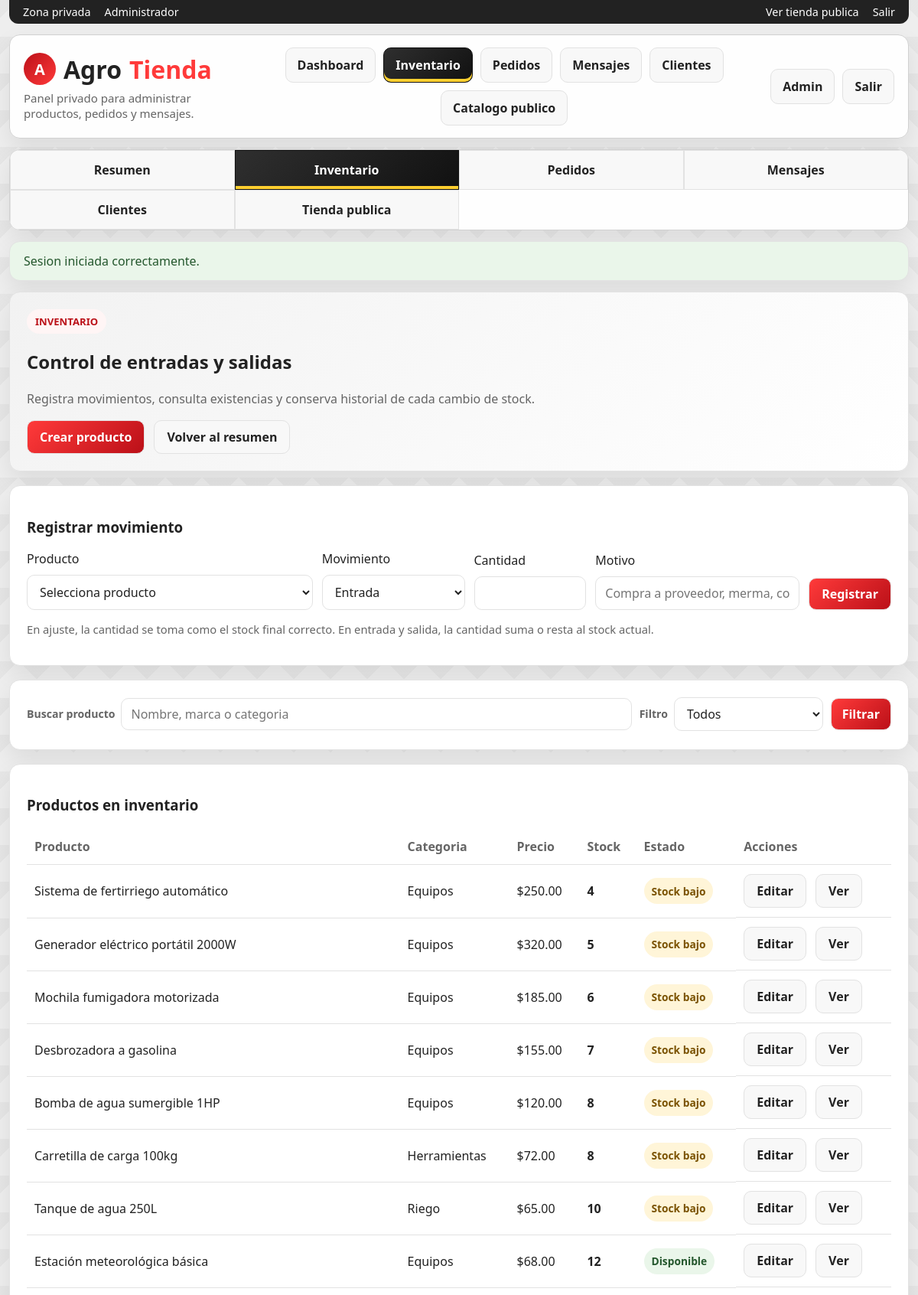
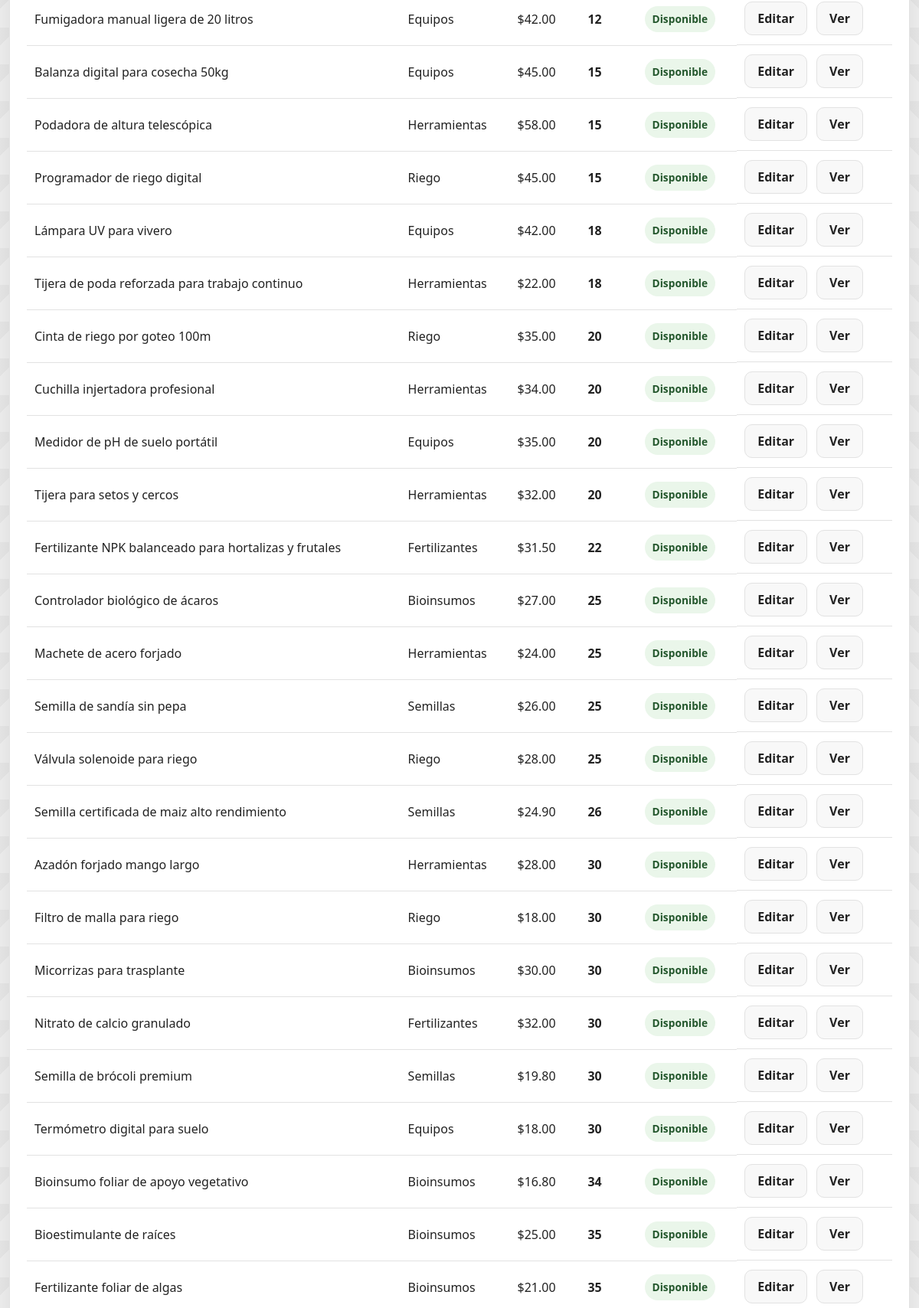
The app's page /admin_inventory.php (signed in, upper part) with its own data (2 pictures, top to bottom).
### tables this page shows
CREATE TABLE products (
            id INTEGER PRIMARY KEY AUTOINCREMENT,
            name TEXT NOT NULL,
            category TEXT NOT NULL,
            brand TEXT NOT NULL,
            price REAL NOT NULL,
            stock INTEGER NOT NULL DEFAULT 0,
            emoji TEXT NOT NULL DEFAULT "🌱",
            short_description TEXT NOT NULL,
            description TEXT NOT NULL
        , image_url TEXT NOT NULL DEFAULT "");

### app/bootstrap.php (called while the page is built, shortened)
<?php
function db(): PDO
{
    static $pdo = null;
    if ($pdo instanceof PDO) {
        return $pdo;
    }
    $pdo = new PDO('sqlite:' . DB_PATH);
    $pdo->setAttribute(PDO::ATTR_ERRMODE, PDO::ERRMODE_EXCEPTION);
    $pdo->setAttribute(PDO::ATTR_DEFAULT_FETCH_MODE, PDO::FETCH_ASSOC);
    $pdo->exec('PRAGMA foreign_keys = ON');
    return $pdo;
}
function money(float $value): string
{
    return '$' . number_format($value, 2);
}
function e(string $value): string
{
    return htmlspecialchars($value, ENT_QUOTES, 'UTF-8');
}

### admin_inventory.php (the view, shortened to what this page needs)
<?php
require_once __DIR__ . '/app/layout.php';
$search = trim((string) ($_GET['q'] ?? ''));
$filter = trim((string) ($_GET['filter'] ?? ''));
$sql = 'SELECT * FROM products WHERE 1=1';
$params = [];
$sql .= ' ORDER BY stock ASC, name ASC';
$stmt = db()->prepare($sql);
$stmt->execute($params);
$products = $stmt->fetchAll();
?>
<section class="card hero">
  <span class="eyebrow">Inventario</span>
  <h2>Control de entradas y salidas</h2>
  <p class="muted">Registra movimientos, consulta existencias y conserva historial de cada cambio de stock.</p>
  <div class="actions">
    <a class="btn primary" href="admin_products.php">Crear producto</a>
    <a class="btn" href="admin.php">Volver al resumen</a>
  </div>
</section>
<section class="card">
  <h3>Registrar movimiento</h3>
  <form class="inventory-movement-form" method="post">
    <div class="field">
      <label for="product_id">Producto</label>
      <select id="product_id" name="product_id" required>
        <option value="">Selecciona producto</option>
      </select>
    </div>
    <div class="field">
      <label for="movement_type">Movimiento</label>
      <select id="movement_type" name="movement_type" required>
        <option value="entrada">Entrada</option>
      </select>
    </div>
    <div class="field">
      <label for="quantity">Cantidad</label>
      <input id="quantity" name="quantity" type="number" min="0" required>
    </div>
    <div class="field">
      <label for="note">Motivo</label>
      <input id="note" name="note" placeholder="Compra a proveedor, merma, correccion...">
    </div>
    <button class="btn primary" type="submit">Registrar</button>
  </form>
  <p class="hint">En ajuste, la cantidad se toma como el stock final correcto. En entrada y salida, la cantidad suma o resta al stock actual.</p>
</section>
<section class="card">
  <form class="admin-toolbar" method="get">
    <div class="field">
      <label for="q">Buscar producto</label>
      <input id="q" name="q" value="<?= e($search) ?>" placeholder="Nombre, marca o categoria">
    </div>
    <div class="field">
      <label for="filter">Filtro</label>
      <select id="filter" name="filter">
        <option value="" <?= $filter === '' ? 'selected' : '' ?>>Todos</option>
      </select>
    </div>
    <button class="btn primary" type="submit">Filtrar</button>
  </form>
</section>
<section class="card">
  <h3>Productos en inventario</h3>
  <?php if (!$products): ?>
    <div class="empty">No hay productos con esos filtros.</div>
  <?php else: ?>
    <div class="table-wrap">
      <table>
        <thead>
          <tr>
            <th>Producto</th>
            <th>Categoria</th>
            <th>Precio</th>
            <th>Stock</th>
            <th>Estado</th>
            <th>Acciones</th>
          </tr>
        </thead>
        <tbody>
          <?php foreach ($products as $product): ?>
            <?php
              $stock = (int) $product['stock'];
              $status = $stock === 0 ? 'Agotado' : ($stock <= 10 ? 'Stock bajo' : 'Disponible');
              $statusClass = $stock === 0 ? 'danger' : ($stock <= 10 ? 'warning' : 'success');
            ?>
            <tr>
              <td><?= e($product['name']) ?></td>
              <td><?= e($product['category']) ?></td>
              <td><?= money((float) $product['price']) ?></td>
              <td><strong><?= $stock ?></strong></td>
              <td><span class="status-pill <?= e($statusClass) ?>"><?= e($status) ?></span></td>
              <td class="table-actions">
                <a class="btn" href="admin_products.php?id=<?= (int) $product['id'] ?>">Editar</a>
                <a class="btn" href="product.php?id=<?= (int) $product['id'] ?>">Ver</a>
              </td>
            </tr>
          <?php endforeach; ?>
        </tbody>
      </table>
    </div>
  <?php endif; ?>
</section>

### assets/app.css (style rules this page uses)
:root { --bg: #f4f4f4; --surface: #ffffff; --surface-soft: #f8f8f8; --surface-muted: #efefef; --border: #e2e2e2; --text: #222222; --muted: #656565; --primary: #ff3a3a; --primary-dark: #bb1018; --accent: #ffcf2f; --success-bg: #eaf6ea; --success-text: #24572d; --danger-bg: #fdeaea; --danger-text: #8f2028; --shadow: 0 12px 30px rgba(0, 0, 0, 0.08); }
* { box-sizing: border-box; }
body { margin: 0; min-height: 100vh; font-family: "Segoe UI", Tahoma, Geneva, Verdana, sans-serif; background: linear-gradient(135deg, rgba(0, 0, 0, 0.03) 25%, transparent 25%) 0 0 / 48px 48px, linear-gradient(225deg, rgba(0, 0, 0, 0.03) 25%, transparent 25%) 0 0 / 48px 48px, linear-gradient(315deg, rgba(0, 0, 0, 0.03) 25%, transparent 25%) 0 0 / 48px 48px, linear-gradient(45deg, rgba(0, 0, 0, 0.03) 25%, transparent 25%) 0 0 / 48px 48px, #f7f7f7; color: var(--text); }
a { color: inherit; text-decoration: none; }
button, input, select, textarea { font: inherit; }
a, button, .btn, .nav a, .section-nav a, .category-link, .spotlight-card, .product { transition: background-color 180ms ease, border-color 180ms ease, color 180ms ease, box-shadow 180ms ease, transform 180ms ease, filter 180ms ease; }
.searchbar input, input, select, textarea { width: 100%; padding: 13px 16px; border-radius: 999px; border: 1px solid var(--border); background: #fff; color: var(--text); font-size: 16px; }
.nav a, .btn, .category-link, .section-nav a { border-radius: 10px; padding: 11px 15px; font-weight: 700; }
.admin-area { background: linear-gradient(135deg, rgba(35, 35, 35, 0.04) 25%, transparent 25%) 0 0 / 48px 48px, linear-gradient(225deg, rgba(35, 35, 35, 0.04) 25%, transparent 25%) 0 0 / 48px 48px, #eeeeee; }
.admin-area .hero { background: linear-gradient(135deg, #f2f2f2, #fff); }
.admin-toolbar { display: flex; flex-wrap: nowrap; gap: 10px; align-items: center; overflow-x: auto; padding-bottom: 2px; }
.admin-toolbar .field { display: flex; gap: 8px; align-items: center; }
.admin-toolbar .field:first-child { flex: 1 1 360px; }
.admin-toolbar .field:not(:first-child) { flex: 0 0 240px; }
.admin-toolbar label { color: var(--muted); font-size: 0.88rem; font-weight: 800; white-space: nowrap; }
.admin-toolbar input, .admin-toolbar select { min-height: 40px; padding: 9px 12px; border-radius: 10px; }
.admin-toolbar .btn { flex: 0 0 auto; min-height: 40px; padding: 9px 14px; }
.inventory-movement-form { display: grid; grid-template-columns: minmax(260px, 1.4fr) minmax(150px, 0.7fr) minmax(120px, 0.55fr) minmax(240px, 1fr) max-content; gap: 12px; align-items: end; }
.inventory-movement-form input, .inventory-movement-form select { min-height: 42px; border-radius: 10px; padding: 10px 12px; }
.inventory-movement-form .btn { min-height: 42px; }
.table-wrap { width: 100%; overflow-x: auto; }
.status-pill { display: inline-flex; align-items: center; min-height: 34px; padding: 6px 10px; border-radius: 999px; font-weight: 800; font-size: 0.86rem; }
.status-pill.success { background: var(--success-bg); color: var(--success-text); }
.status-pill.warning { background: #fff5d8; color: #7a5200; }
.card, .store-hero, .promo-hero, .promo-banner-mini { background: var(--surface); border: 1px solid var(--border); border-radius: 14px; box-shadow: var(--shadow); }
.card, .store-toolbar { padding: 22px; }
.hero { background: linear-gradient(135deg, #fff4ee, #fff); }
.eyebrow { display: inline-block; width: fit-content; padding: 7px 11px; border-radius: 999px; background: rgba(255, 255, 255, 0.16); color: #fff; font-size: 0.82rem; font-weight: 800; text-transform: uppercase; }
.card .eyebrow, .section-head .eyebrow { background: #fff5f5; color: var(--primary-dark); }
.field, .form, .product-body, .list { display: grid; gap: 10px; }
.muted { color: var(--muted); line-height: 1.5; }
.btn { display: inline-flex; align-items: center; justify-content: center; gap: 8px; cursor: pointer; color: var(--text); background: var(--surface-soft); border: 1px solid var(--border); text-align: center; min-height: 44px; padding: 0 16px; }
.btn.primary { color: #fff; background: linear-gradient(135deg, var(--primary), var(--primary-dark)); }
.row, .line, .actions, .table-actions { display: flex; gap: 12px; flex-wrap: wrap; align-items: center; }
.hint { font-size: 0.92rem; color: var(--muted); }
table { width: 100%; border-collapse: collapse; }
th, td { text-align: left; padding: 12px 10px; border-bottom: 1px solid var(--border); }
th { color: var(--muted); }

### records on screen
products: name "Sistema de fertirriego automático", category "Equipos", price "$250.00", stock "4", stock "Stock bajo"
products: name "Generador eléctrico portátil 2000W", category "Equipos", price "$320.00", stock "5", stock "Stock bajo"
products: name "Mochila fumigadora motorizada", category "Equipos", price "$185.00", stock "6", stock "Stock bajo"
products: name "Desbrozadora a gasolina", category "Equipos", price "$155.00", stock "7", stock "Stock bajo"
products: name "Bomba de agua sumergible 1HP", category "Equipos", price "$120.00", stock "8", stock "Stock bajo"
products: name "Carretilla de carga 100kg", category "Herramientas", price "$72.00", stock "8", stock "Stock bajo"
products: name "Tanque de agua 250L", category "Riego", price "$65.00", stock "10", stock "Stock bajo"
products: name "Estación meteorológica básica", category "Equipos", price "$68.00", stock "12", stock "Disponible"
products: name "Fumigadora manual ligera de 20 litros", category "Equipos", price "$42.00", stock "12", stock "Disponible"
products: name "Balanza digital para cosecha 50kg", category "Equipos", price "$45.00", stock "15", stock "Disponible"
products: name "Podadora de altura telescópica", category "Herramientas", price "$58.00", stock "15", stock "Disponible"
products: name "Programador de riego digital", category "Riego", price "$45.00", stock "15", stock "Disponible"
products: name "Lámpara UV para vivero", category "Equipos", price "$42.00", stock "18", stock "Disponible"
products: name "Tijera de poda reforzada para trabajo continuo", category "Herramientas", price "$22.00", stock "18", stock "Disponible"
products: name "Cinta de riego por goteo 100m", category "Riego", price "$35.00", stock "20", stock "Disponible"
products: name "Cuchilla injertadora profesional", category "Herramientas", price "$34.00", stock "20", stock "Disponible"
products: name "Medidor de pH de suelo portátil", category "Equipos", price "$35.00", stock "20", stock "Disponible"
products: name "Tijera para setos y cercos", category "Herramientas", price "$32.00", stock "20", stock "Disponible"
products: name "Fertilizante NPK balanceado para hortalizas y frutales", category "Fertilizantes", price "$31.50", stock "22", stock "Disponible"
products: name "Controlador biológico de ácaros", category "Bioinsumos", price "$27.00", stock "25", stock "Disponible"
products: name "Machete de acero forjado", category "Herramientas", price "$24.00", stock "25", stock "Disponible"
products: name "Semilla de sandía sin pepa", category "Semillas", price "$26.00", stock "25", stock "Disponible"
products: name "Válvula solenoide para riego", category "Riego", price "$28.00", stock "25", stock "Disponible"
products: name "Semilla certificada de maiz alto rendimiento", category "Semillas", price "$24.90", stock "26", stock "Disponible"
products: name "Azadón forjado mango largo", category "Herramientas", price "$28.00", stock "30", stock "Disponible"
products: name "Filtro de malla para riego", category "Riego", price "$18.00", stock "30", stock "Disponible"
products: name "Micorrizas para trasplante", category "Bioinsumos", price "$30.00", stock "30", stock "Disponible"
products: name "Nitrato de calcio granulado", category "Fertilizantes", price "$32.00", stock "30", stock "Disponible"
products: name "Semilla de brócoli premium", category "Semillas", price "$19.80", stock "30", stock "Disponible"
products: name "Termómetro digital para suelo", category "Equipos", price "$18.00", stock "30", stock "Disponible"
products: name "Bioinsumo foliar de apoyo vegetativo", category "Bioinsumos", price "$16.80", stock "34", stock "Disponible"
products: name "Bioestimulante de raíces", category "Bioinsumos", price "$25.00", stock "35", stock "Disponible"
products: name "Fertilizante foliar de algas", category "Bioinsumos", price "$21.00", stock "35", stock "Disponible"

### other values on screen
$flash['message'] "Sesion iniciada correctamente."
